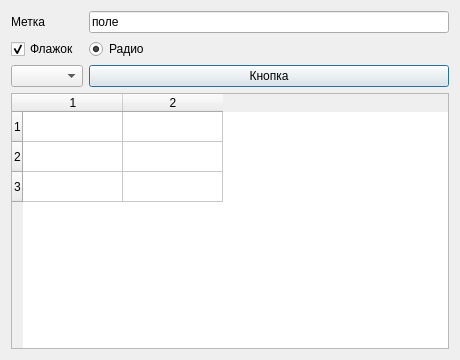
<?xml version="1.0" encoding="UTF-8"?>
<ui version="4.0"><class>Dialog</class><widget class="QDialog" name="Dialog"><property name="geometry"><rect><x>0</x><y>0</y><width>460</width><height>360</height></rect></property><property name="windowTitle"><string>#032 grid/117_mixed_widgets</string></property><layout class="QGridLayout" name="gridLayout"><property name="leftMargin"><number>11</number></property><property name="topMargin"><number>11</number></property><property name="rightMargin"><number>11</number></property><property name="bottomMargin"><number>11</number></property><property name="spacing"><number>6</number></property><item row="0" column="0"><widget class="QLabel" name="l1"><property name="text"><string>Метка</string></property></widget></item><item row="0" column="1"><widget class="QLineEdit" name="e1"><property name="text"><string>поле</string></property></widget></item><item row="1" column="0"><widget class="QCheckBox" name="c1"><property name="text"><string>Флажок</string></property><property name="checked"><bool>true</bool></property></widget></item><item row="1" column="1"><widget class="QRadioButton" name="r1"><property name="text"><string>Радио</string></property><property name="checked"><bool>true</bool></property></widget></item><item row="2" column="0"><widget class="QComboBox" name="c2"></widget></item><item row="2" column="1"><widget class="QPushButton" name="b1"><property name="text"><string>Кнопка</string></property></widget></item><item row="3" column="0" colspan="2"><widget class="QTableWidget" name="table"><property name="rowCount"><number>3</number></property><property name="columnCount"><number>2</number></property></widget></item></layout></widget></ui>
